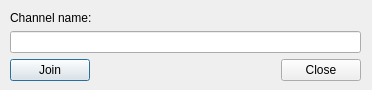
<?xml version="1.0" encoding="UTF-8"?>
<ui version="4.0">
 <class>uiJoinChannel</class>
 <widget class="QDialog" name="uiJoinChannel">
  <property name="geometry">
   <rect>
    <x>0</x>
    <y>0</y>
    <width>372</width>
    <height>90</height>
   </rect>
  </property>
  <property name="sizePolicy">
   <sizepolicy hsizetype="Preferred" vsizetype="Preferred">
    <horstretch>0</horstretch>
    <verstretch>0</verstretch>
   </sizepolicy>
  </property>
  <property name="minimumSize">
   <size>
    <width>372</width>
    <height>90</height>
   </size>
  </property>
  <property name="maximumSize">
   <size>
    <width>372</width>
    <height>90</height>
   </size>
  </property>
  <property name="windowTitle">
   <string>O programie SCC...</string>
  </property>
  <property name="windowIcon">
   <iconset resource="../scc.qrc">
    <normaloff>:/images/logo16x16.png</normaloff>:/images/logo16x16.png</iconset>
  </property>
  <widget class="QWidget" name="verticalLayoutWidget">
   <property name="geometry">
    <rect>
     <x>10</x>
     <y>10</y>
     <width>351</width>
     <height>71</height>
    </rect>
   </property>
   <layout class="QVBoxLayout" name="verticalLayout">
    <item>
     <widget class="QLabel" name="label_channel_name">
      <property name="text">
       <string>Channel name:</string>
      </property>
     </widget>
    </item>
    <item>
     <widget class="QLineEdit" name="lineEdit_channel"/>
    </item>
    <item>
     <layout class="QHBoxLayout" name="horizontalLayout">
      <item>
       <widget class="QPushButton" name="pushButton_join">
        <property name="text">
         <string>Join</string>
        </property>
       </widget>
      </item>
      <item>
       <widget class="QDialogButtonBox" name="buttonBox">
        <property name="standardButtons">
         <set>QDialogButtonBox::Close</set>
        </property>
       </widget>
      </item>
     </layout>
    </item>
   </layout>
  </widget>
 </widget>
 <resources>
  <include location="../scc.qrc"/>
 </resources>
 <connections/>
</ui>
